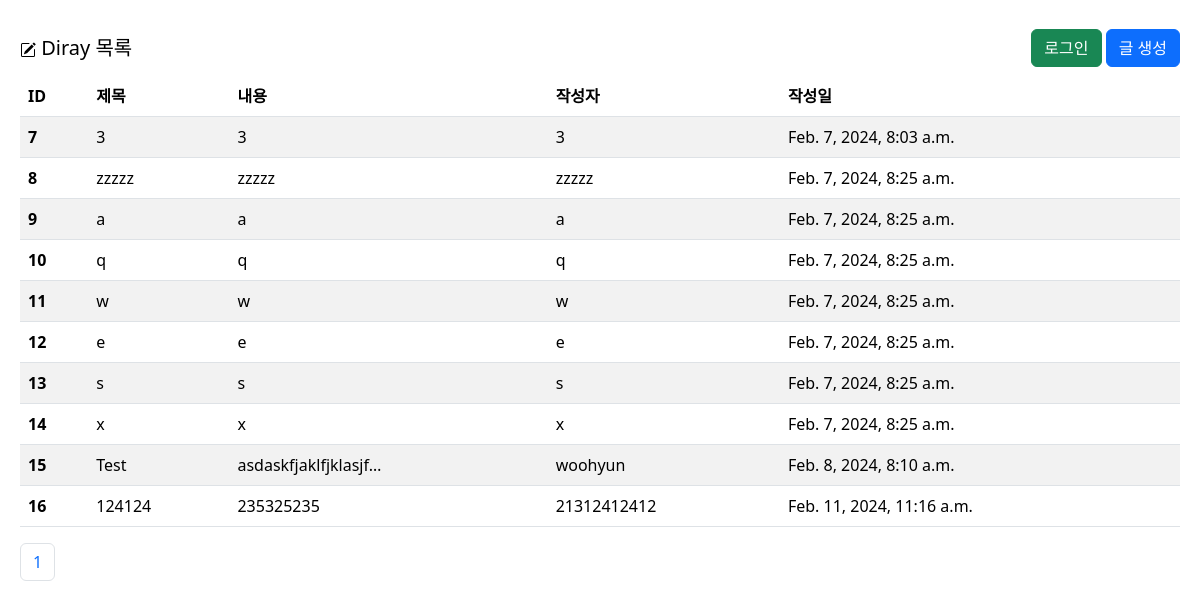
The page / on the database its author committed.
### posts/models.py (models this page shows, shortened)
class Post(models.Model):
    title = models.CharField(max_length=50, unique=True, error_messages={'unique':'이미 있는 제목입니다.'})
    content = models.TextField()
    nicknames = models.CharField(max_length=50)
    dt_created = models.DateTimeField(verbose_name="Date Create", auto_now_add=True)
    dt_modified = models.DateTimeField(verbose_name="Date Modified", auto_now=True)

### posts/views.py (the view)
# urls.py: path('', views.post_list,name="post-list"),
def post_list(request):
    posts = Post.objects.all()
    page = request.GET.get("page")
    paginator = Paginator(posts, 10)
    try:
        page_obj = paginator.page(page)
    except PageNotAnInteger:
        page = 1
        page_obj = paginator.page(page)
    except EmptyPage:
        page = paginator.num_pages
        page_obj = paginator.page(page)
    context = {"posts": posts,"page_obj":page_obj,"paginator":paginator}
    return render(request, "posts/post_list.html", context)

### posts/templates/posts/post_list.html (shortened to what this page needs)
{% extends "./base.html" %}
{% load static %}
{% block header-title %}
<span>Diray 목록</span>
{% endblock header-title %}
{% block posts_contain %}
<table class="table table-striped">
    <thead>
        <tr>
            <th scope="col">ID</th>
            <th scope="col">제목</th>
            <th scope="col">내용</th>
            <th scope="col">작성자</th>
            <th scope="col">작성일</th>
        </tr>
    </thead>
    <tbody>
        {% for post in page_obj %}
        <tr>
            <th scope="row">{{post.id}}</th>
            <td><a class="text-black text-decoration-none" href={% url 'post-detail' post.id %}>{{post.title}}</a></td>
            <td><a class="text-black text-decoration-none" href={% url 'post-detail' post.id %}>{{post.content|truncatechars:20}}</a></td>
            <td><a class="text-black text-decoration-none" href={% url 'post-detail' post.id %}>{{post.nicknames}}</a></td>
            <td><a class="text-black text-decoration-none" href={% url 'post-detail' post.id %}>{{post.dt_created}}</a></td>
        </tr>
        {% endfor %}
    </tbody>
</table>
<nav aria-label="Page navigation example">
    <ul class="pagination">
        {% for page in paginator.page_range %}
        <li class="page-item"><a class="page-link" href="?page={{page}}">{{page}}</a></li>
        {% endfor %}
    </ul>
</nav>
{% endblock posts_contain %}

### posts/static/posts/css/styles.css (style rules this page uses)
body { width: 100%; height: 100%; padding: 20px; }
.text-decoration-none { text-decoration: none; }

### rows shown on the page
Post: id "7", title "3", content "3", nicknames "3", dt_created "Feb. 7, 2024, 8:03 a.m."
Post: id "8", title "zzzzz", content "zzzzz", nicknames "zzzzz", dt_created "Feb. 7, 2024, 8:25 a.m."
Post: id "9", title "a", content "a", nicknames "a", dt_created "Feb. 7, 2024, 8:25 a.m."
Post: id "10", title "q", content "q", nicknames "q", dt_created "Feb. 7, 2024, 8:25 a.m."
Post: id "11", title "w", content "w", nicknames "w", dt_created "Feb. 7, 2024, 8:25 a.m."
Post: id "12", title "e", content "e", nicknames "e", dt_created "Feb. 7, 2024, 8:25 a.m."
Post: id "13", title "s", content "s", nicknames "s", dt_created "Feb. 7, 2024, 8:25 a.m."
Post: id "14", title "x", content "x", nicknames "x", dt_created "Feb. 7, 2024, 8:25 a.m."
Post: id "15", title "Test", content "asdaskfjaklfjklasjf…", nicknames "woohyun", dt_created "Feb. 8, 2024, 8:10 a.m."
Post: id "16", title "124124", content "235325235", nicknames "21312412412", dt_created "Feb. 11, 2024, 11:16 a.m."

### other values the page prints
{{ page }} "1"
